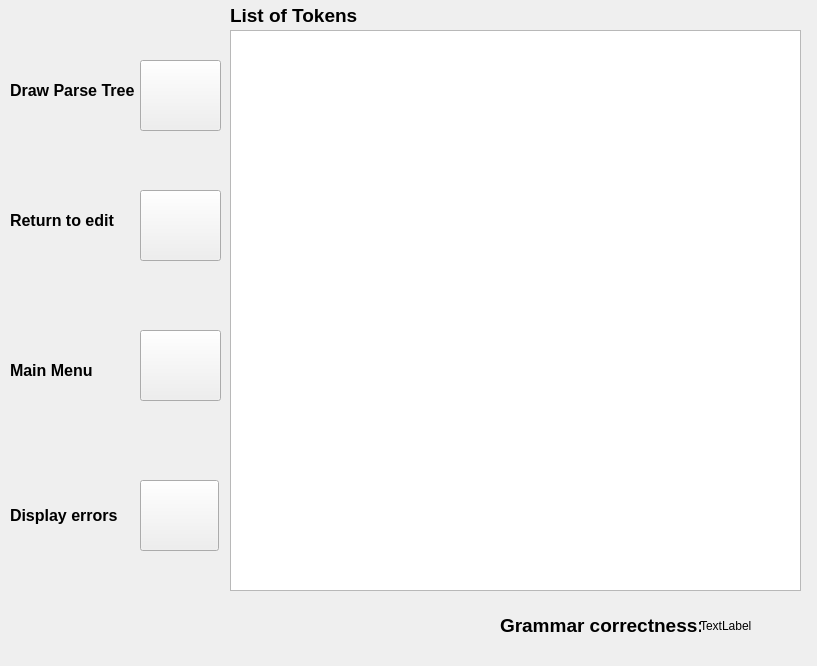
<?xml version="1.0" encoding="UTF-8"?>
<ui version="4.0">
 <class>Compiler</class>
 <widget class="QWidget" name="Compiler">
  <property name="geometry">
   <rect>
    <x>0</x>
    <y>0</y>
    <width>817</width>
    <height>666</height>
   </rect>
  </property>
  <property name="windowTitle">
   <string>Form</string>
  </property>
  <widget class="QTextEdit" name="TokensWriter">
   <property name="geometry">
    <rect>
     <x>230</x>
     <y>30</y>
     <width>571</width>
     <height>561</height>
    </rect>
   </property>
  </widget>
  <widget class="QLabel" name="label">
   <property name="geometry">
    <rect>
     <x>500</x>
     <y>610</y>
     <width>201</width>
     <height>31</height>
    </rect>
   </property>
   <property name="text">
    <string>&lt;html&gt;&lt;head/&gt;&lt;body&gt;&lt;p&gt;&lt;span style=&quot; font-size:14pt; font-weight:700;&quot;&gt;Grammar correctness:&lt;/span&gt;&lt;/p&gt;&lt;/body&gt;&lt;/html&gt;</string>
   </property>
  </widget>
  <widget class="QLabel" name="grammerlabel">
   <property name="geometry">
    <rect>
     <x>700</x>
     <y>600</y>
     <width>51</width>
     <height>51</height>
    </rect>
   </property>
   <property name="text">
    <string>TextLabel</string>
   </property>
  </widget>
  <widget class="QLabel" name="label_2">
   <property name="geometry">
    <rect>
     <x>230</x>
     <y>0</y>
     <width>201</width>
     <height>31</height>
    </rect>
   </property>
   <property name="text">
    <string>&lt;html&gt;&lt;head/&gt;&lt;body&gt;&lt;p&gt;&lt;span style=&quot; font-size:14pt; font-weight:700;&quot;&gt;List of Tokens&lt;/span&gt;&lt;/p&gt;&lt;/body&gt;&lt;/html&gt;</string>
   </property>
  </widget>
  <widget class="QLabel" name="label_3">
   <property name="geometry">
    <rect>
     <x>10</x>
     <y>200</y>
     <width>131</width>
     <height>41</height>
    </rect>
   </property>
   <property name="text">
    <string>&lt;html&gt;&lt;head/&gt;&lt;body&gt;&lt;p&gt;&lt;span style=&quot; font-size:12pt; font-weight:700;&quot;&gt;Return to edit&lt;/span&gt;&lt;/p&gt;&lt;/body&gt;&lt;/html&gt;</string>
   </property>
  </widget>
  <widget class="QLabel" name="label_4">
   <property name="geometry">
    <rect>
     <x>10</x>
     <y>80</y>
     <width>141</width>
     <height>21</height>
    </rect>
   </property>
   <property name="text">
    <string>&lt;html&gt;&lt;head/&gt;&lt;body&gt;&lt;p&gt;&lt;span style=&quot; font-size:12pt; font-weight:700;&quot;&gt;Draw Parse Tree&lt;/span&gt;&lt;/p&gt;&lt;/body&gt;&lt;/html&gt;</string>
   </property>
  </widget>
  <widget class="QLabel" name="label_5">
   <property name="geometry">
    <rect>
     <x>10</x>
     <y>350</y>
     <width>101</width>
     <height>41</height>
    </rect>
   </property>
   <property name="text">
    <string>&lt;html&gt;&lt;head/&gt;&lt;body&gt;&lt;p&gt;&lt;span style=&quot; font-size:12pt; font-weight:700;&quot;&gt;Main Menu&lt;/span&gt;&lt;/p&gt;&lt;/body&gt;&lt;/html&gt;</string>
   </property>
  </widget>
  <widget class="QLabel" name="label_6">
   <property name="geometry">
    <rect>
     <x>10</x>
     <y>500</y>
     <width>111</width>
     <height>31</height>
    </rect>
   </property>
   <property name="text">
    <string>&lt;html&gt;&lt;head/&gt;&lt;body&gt;&lt;p&gt;&lt;span style=&quot; font-size:12pt; font-weight:700;&quot;&gt;Display errors&lt;/span&gt;&lt;/p&gt;&lt;/body&gt;&lt;/html&gt;</string>
   </property>
  </widget>
  <widget class="QPushButton" name="MainMenuBTN">
   <property name="geometry">
    <rect>
     <x>140</x>
     <y>330</y>
     <width>81</width>
     <height>71</height>
    </rect>
   </property>
   <property name="styleSheet">
    <string notr="true">image: url(:/Resources/Resources/SCFTL-logos/Pngtreevector_house_icon_4013710_100x100.png);</string>
   </property>
   <property name="text">
    <string/>
   </property>
  </widget>
  <widget class="QPushButton" name="ParseTreeBTN">
   <property name="geometry">
    <rect>
     <x>140</x>
     <y>60</y>
     <width>81</width>
     <height>71</height>
    </rect>
   </property>
   <property name="styleSheet">
    <string notr="true">image: url(:/Resources/Resources/SCFTL-logos/Tree.png);</string>
   </property>
   <property name="text">
    <string/>
   </property>
  </widget>
  <widget class="QPushButton" name="ReturnToEditBTN">
   <property name="geometry">
    <rect>
     <x>140</x>
     <y>190</y>
     <width>81</width>
     <height>71</height>
    </rect>
   </property>
   <property name="styleSheet">
    <string notr="true">
image: url(:/Resources/Resources/SCFTL-logos/edit.png);</string>
   </property>
   <property name="text">
    <string/>
   </property>
  </widget>
  <widget class="QPushButton" name="DisplayErrorsBTN">
   <property name="geometry">
    <rect>
     <x>140</x>
     <y>480</y>
     <width>79</width>
     <height>71</height>
    </rect>
   </property>
   <property name="styleSheet">
    <string notr="true">image: url(:/Resources/Resources/SCFTL-logos/error.png);</string>
   </property>
   <property name="text">
    <string/>
   </property>
  </widget>
 </widget>
 <resources/>
 <connections/>
</ui>
